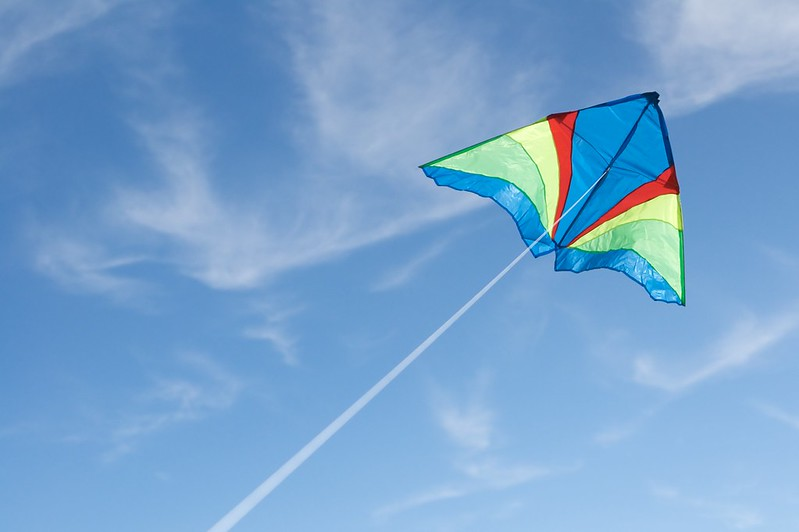
#> input picture PDF-Estimation/3985783648_4702b45d13_c.jpg, 799 x 532 px, found by its file name
$ jupyter execute --allow-errors PDF_Estimation.ipynb   (shell and % lines are left out)
#> lines starting #> are read from the running program, lines starting #| are printed output that depends on the picture
<a href="https://colab.research.google.com/github/rajatc2/Machine-Learning/blob/main/PDF-Estimation/PDF_Estimation.ipynb" target="_parent"></a>

# PDF Estimation

# 0. Prepare Data

[cell 1]
import numpy as np
from matplotlib import pyplot as plt
import time
import faiss
from google.colab import drive
from google.colab.patches import cv2_imshow
import cv2

drive.mount('/content/drive')
datadir = "/content/drive/My Drive/CS441/hw4/" # revise as needed
im = cv2.imread(datadir + '3985783648_4702b45d13_c.jpg')
#> im is the input picture: shape (532, 799, 3); mean B, G, R 206.3, 163.5, 119.6
im = cv2.cvtColor(im, cv2.COLOR_BGR2RGB)/255  # converts to RGB ordering and values between 0 and 1
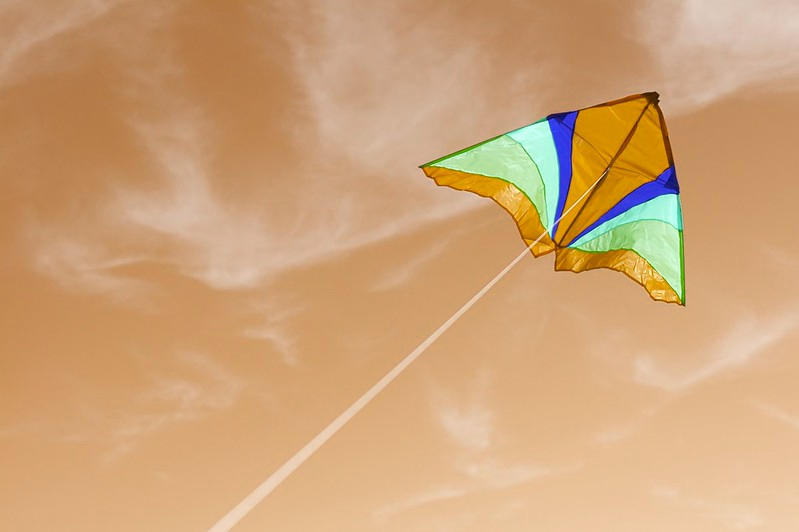
#> im: shape (532, 799, 3) float64; mean B, G, R 0.469, 0.641, 0.809
crop = cv2.imread(datadir + '3985783648_4702b45d13_c_crop.jpg')
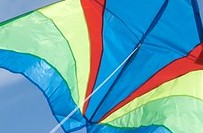
#> input picture PDF-Estimation/3985783648_4702b45d13_c_crop.jpg, 203 x 133 px, found by its file name
#> crop is the input picture: shape (133, 203, 3); mean B, G, R 176, 162.5, 101.4
crop = cv2.cvtColor(crop, cv2.COLOR_BGR2RGB)/255
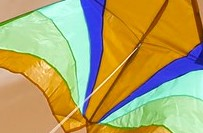
#> crop: shape (133, 203, 3) float64; mean B, G, R 0.398, 0.637, 0.69

[cell 2]
print(im.shape)
#| (532, 799, 3)
print(crop.shape)
#| (133, 203, 3)

h=im.shape[0]
#> h = 532
w=im.shape[1]
#> w = 799
colr=im.shape[2]
#> colr = 3

print(h,w,colr)
#| 532 799 3

[cell 3]
def display_score_maps(im, score_map, thresh):
  '''
    Input: im (h, w, 3): RGB image
           score_map (h, w, 1) or (h*w, 1)
           thresh: floating point threshold, typically between -2 and 2
  '''
  plt.imshow(im)
  plt.axis('off')
  plt.show()
  plt.imshow(np.reshape(score_map, (im.shape[:2])))
  plt.axis('off')
  plt.show()
  plt.imshow(np.reshape(score_map>thresh, (im.shape[0], im.shape[1])), cmap='gray')
  plt.axis('off')
  plt.show()
  plt.imshow(np.tile(np.reshape(score_map>thresh, (im.shape[0], im.shape[1], 1)), (1,1,3))*im)
  plt.axis('off')
  plt.show()

# 1. Per-Dimension Discrete Pdf

[cell 4]
# estimate discrete pdf
def estimate_discrete_pdf(x, K, prior=1):
  '''
    Input: x(nx, ): an array of discrete values from 0 to K-1
           K: number of possible discrete values
           prior: initial count for each discrete value
    Output: p(nvalues, ): p[i] is the estimated probability of discrete value i

    This function can be used for Method 1 and Method 2
  '''
#> called with x = array of shape (425068,), K = 32, prior = 0

  p = np.ones(K,)*prior # initialize p
  # TO DO:
  # (1) loop through values
  # (2) increment element of p corresponding to each value
  # (3) divide by sum of p
  for v in x:
    p[v] += 1
#> this loop made 425068 passes
#> v on passes 1 to 3: 15, 15, 15
#> after the loop, p = 32 values, max 49981 at index 15, min 66 at index 31, mean 13283.4
  ptotal = p.sum()
#> ptotal = 425068
  #print(p)
  #print(ptotal)
  for v in range(len(p)):
    p[v] = p[v] /ptotal
#> this loop made 32 passes
#> after the loop, p = 32 values, max 0.118 at index 15, min 0.000155 at index 31, mean 0.0312
  return p

[cell 5]
# set number of bins K
K=32

# reshape pixels to (h*w, 3)
im_reshaped = im.reshape(-1, 3)
crop_reshaped=crop.reshape(-1, 3)
#print('Reshaped shape:', im_reshaped.shape)
#print(im_reshaped.max(),im_reshaped.min())

# convert continuous values to discrete values ranging from 0 to K-1
# e.g. x-->min(int(x*K), K-1) if x ranges from 0 to 1
#x=min(int(im_reshaped*K), K-1)
im_discrete = np.digitize(im_reshaped, np.arange(K)/K) - 1
crop_discrete = np.digitize(crop_reshaped, np.arange(K)/K) - 1
#print('Shape of discrete array:', im_discrete.shape)
#print('Range of discrete values:', np.min(im_discrete), np.max(im_discrete))

# get pdf for each dimension using estimate_discrete_pdf
im_pdf_r=estimate_discrete_pdf(im_discrete[:, 0], K, prior=0)
#> im_pdf_r has the same summary as p in estimate_discrete_pdf
im_pdf_g=estimate_discrete_pdf(im_discrete[:, 1], K, prior=0)
#> the loop in estimate_discrete_pdf (call 2), `for v in x:` made 425068 passes
#> v on passes 1 to 3: 19, 19, 19
#> the loop in estimate_discrete_pdf (call 2), `for v in range(len(p)):` made 32 passes
#> im_pdf_g = 32 values, max 0.143 at index 20, min 2.35e-05 at index 0, mean 0.0312
im_pdf_b=estimate_discrete_pdf(im_discrete[:, 2], K, prior=0)
#> im_pdf_b = 32 values, max 0.193 at index 25, min 7.53e-05 at index 0, mean 0.0312

crop_pdf_r=estimate_discrete_pdf(crop_discrete[:, 0], K, prior=0)
#> crop_pdf_r = 32 values, max 0.282 at index 0, min 0.00348 at index 31, mean 0.0312
crop_pdf_g=estimate_discrete_pdf(crop_discrete[:, 1], K, prior=0)
#> crop_pdf_g = 32 values, max 0.131 at index 17, min 0.000111 at index 0, mean 0.0312
crop_pdf_b=estimate_discrete_pdf(crop_discrete[:, 2], K, prior=0)
#> crop_pdf_b = 32 values, max 0.161 at index 25, min 0.000667 at index 0, mean 0.0312

# estimate score for each pixel in full image according to log pdfs
score_map=np.zeros((h*w,1))

for i in range(h*w):
    score_map[i]=np.log(crop_pdf_r[im_discrete[i,  0]]*crop_pdf_g[im_discrete[i, 1]]*crop_pdf_b[im_discrete[i, 2]])\
    -np.log(im_pdf_r[im_discrete[i, 0]]*im_pdf_g[im_discrete[i, 1]]*im_pdf_b[im_discrete[i, 2]])

print(score_map.shape)
#| (425068, 1)

# display
display_score_maps(im, score_map, 1)
#> in display_score_maps, `plt.show()`:
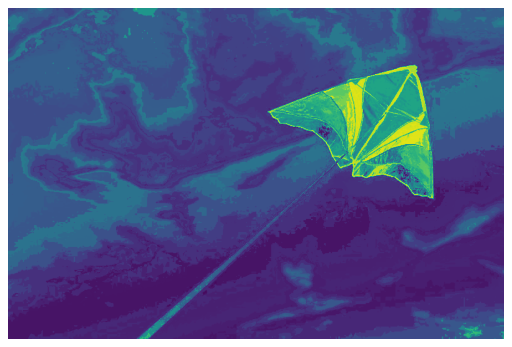
#> figure drawn by matplotlib, 1 panel
#> in display_score_maps, `plt.show()`:
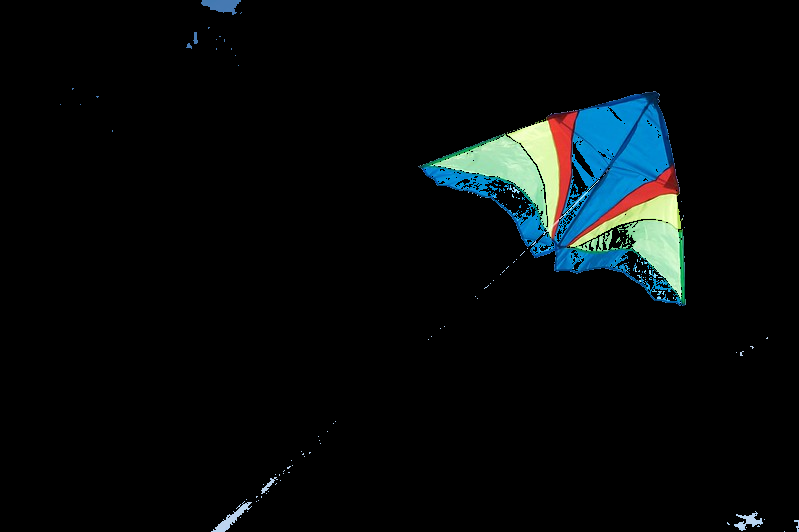
#> shown: shape (532, 799, 3) float64; mean R, G, B 0.0255, 0.0419, 0.0451

[cell 6]
pdf_r, _ = np.histogram(im_discrete[:, 0], bins=K)
#> pdf_r = 32 values, max 49981 at index 15, min 66 at index 31, mean 13283.4
pdf_g, _ = np.histogram(im_discrete[:, 1], bins=K)
#> pdf_g = 32 values, max 60749 at index 20, min 10 at index 0, mean 13283.4
pdf_b, _ = np.histogram(im_discrete[:, 2], bins=K)
#> pdf_b = 32 values, max 82223 at index 25, min 32 at index 0, mean 13283.4
#pdf_g, _ = np.histogram(im_reshaped[:, 1], bins=K, range=(0, K))
#pdf_b, _ = np.histogram(im_reshaped[:, 2], bins=K, range=(0, K))
print(np.sum(pdf_r))
#| 425068
print(np.sum(pdf_g))
#| 425068
print(np.sum(pdf_b))
#| 425068

print(pdf_r)
#| [11748  1538   790   500   360   370   378   367   863 16191 19325 27253
#|  40945 40442 43369 49981 39248 33236 32729 26100 15248  8766  5897  3064
#|    854   556   668  1679  1529   734   274    66]
print(pdf_g)
#| [   10    51   156   233   270   360  1017  1389   560   361   342   338
#|    508   531   735 15315 28802 33099 42567 53006 60749 60068 42603 30897
#|  28502 11625  1693   937  2157  2120  1865  2202]
print(pdf_b)
#| [   32    60   127   183   213   544  1068   608   371   273   280   261
#|    314   325   372   518   632   794   824   788  1031  1729 23129 44627
#|  44325 82223 76588 62122 48242 30963  1067   435]

# Normalize the per-channel probabilities
pdf_r = pdf_r/np.sum(pdf_r)
#> pdf_r has the same summary as p in estimate_discrete_pdf
pdf_g =pdf_g/ np.sum(pdf_g)
#> pdf_g has the same summary as im_pdf_g
pdf_b =pdf_b/ np.sum(pdf_b)
#> pdf_b has the same summary as im_pdf_b

# 2. K-Means

[cell 7]
import faiss

im = cv2.imread(datadir + '3985783648_4702b45d13_c.jpg')
im = cv2.cvtColor(im, cv2.COLOR_BGR2RGB)/255  # converts to RGB ordering and values between 0 and 1
crop = cv2.imread(datadir + '3985783648_4702b45d13_c_crop.jpg')
crop = cv2.cvtColor(crop, cv2.COLOR_BGR2RGB)/255

# set K
K=128

# reshape pixels to (h*w, 3)
im_reshaped = im.reshape(-1, 3)
crop_reshaped=crop.reshape(-1, 3)
dim=im_reshaped.shape[1]
#> dim = 3

# discretize all three color channels together using KMeans
#> (the rest of this cell did not finish here and is left out)

# 3. Gaussian Mixture Model (GMM)

[cell 8]
from sklearn.mixture import GaussianMixture


im = cv2.imread(datadir + '3985783648_4702b45d13_c.jpg')
im = cv2.cvtColor(im, cv2.COLOR_BGR2RGB)/255  # converts to RGB ordering and values between 0 and 1
crop = cv2.imread(datadir + '3985783648_4702b45d13_c_crop.jpg')
crop = cv2.cvtColor(crop, cv2.COLOR_BGR2RGB)/255

# set K
K=5

# reshape pixels to (h*w, 3)
im_reshaped = im.reshape(-1, 3)
crop_reshaped=crop.reshape(-1, 3)
dim=im_reshaped.shape[1]

# get joint pdf using GMMs (choose number of components and other parameters)
im_gmm=GaussianMixture(n_components=K, n_init=3, tol=np.std(im_reshaped)/50,covariance_type='diag', max_iter=100)
im_gmm.fit(im_reshaped)

crop_gmm=GaussianMixture(n_components=K, n_init=3, tol=np.std(im_reshaped)/50,covariance_type='diag', max_iter=100)
crop_gmm.fit(crop_reshaped)

im_gmm_score= im_gmm.score_samples(im_reshaped)
crop_gmm_score= crop_gmm.score_samples(im_reshaped)


# estimate score for each pixel in full image according to log pdfs
score_map=crop_gmm_score - im_gmm_score
print(score_map.shape)
#| (425068,)

# display
display_score_maps(im, score_map, 1)
#> call 2 of display_score_maps, with score_map = array of shape (425068,), thresh = 1
#> in display_score_maps (call 2), `plt.show()`:
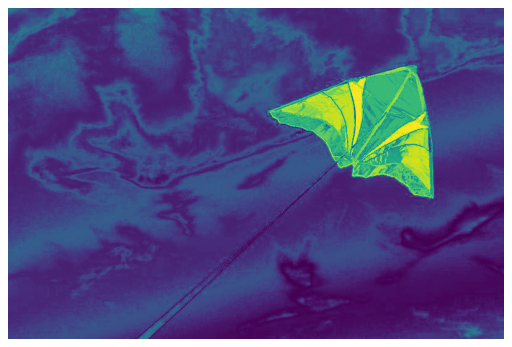
#> figure drawn by matplotlib, 1 panel
#> in display_score_maps (call 2), `plt.show()`:
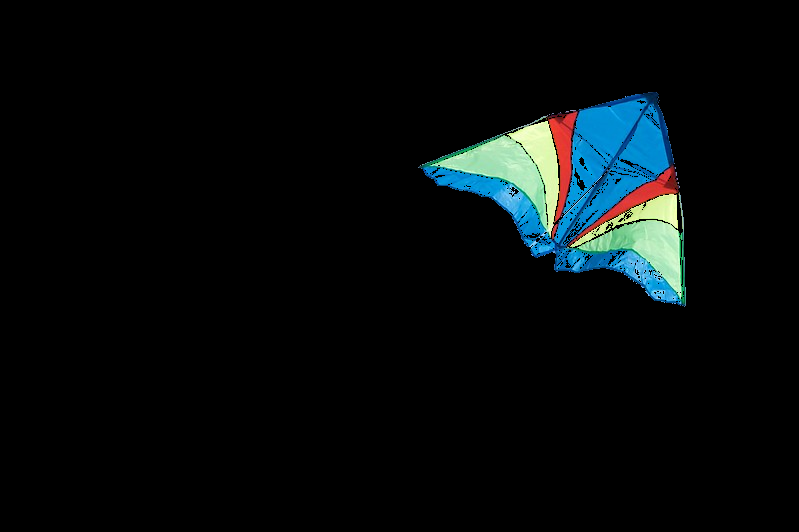
#> shown: shape (532, 799, 3) float64; mean R, G, B 0.0246, 0.0433, 0.0469

# 4. Segmentation (using discrete PDF) after Applying PCA

[cell 9]
from sklearn.decomposition import PCA

# set number of bins K
K=32

im = cv2.imread(datadir + '3985783648_4702b45d13_c.jpg')
im = cv2.cvtColor(im, cv2.COLOR_BGR2RGB)/255  # converts to RGB ordering and values between 0 and 1
crop = cv2.imread(datadir + '3985783648_4702b45d13_c_crop.jpg')
crop = cv2.cvtColor(crop, cv2.COLOR_BGR2RGB)/255

# reshape pixels to (h*w, 3)
im_reshaped = im.reshape(-1, 3)
crop_reshaped=crop.reshape(-1, 3)

pca = PCA()

# Fit the PCA model to the data
pca.fit(im_reshaped)

# Transform the data to the new coordinate system
im_transformed = pca.transform(im_reshaped)
crop_transformed=pca.transform(crop_reshaped)


# convert continuous values to discrete values ranging from 0 to K-1
# e.g. x-->min(int(x*K), K-1) if x ranges from 0 to 1
#x=min(int(im_reshaped*K), K-1)
im_discrete = np.digitize(im_transformed, np.arange(K)/K) - 1
crop_discrete = np.digitize(crop_transformed, np.arange(K)/K) - 1

# get pdf for each dimension using estimate_discrete_pdf
im_pdf_r=estimate_discrete_pdf(im_discrete[:, 0], K, prior=0)
#> im_pdf_r = 32 values, max 0.476 at index 31, min 0 at index 20, mean 0.0312
im_pdf_g=estimate_discrete_pdf(im_discrete[:, 1], K, prior=0)
#> im_pdf_g = 32 values, max 0.443 at index 31, min 0 at index 12, mean 0.0312
im_pdf_b=estimate_discrete_pdf(im_discrete[:, 2], K, prior=0)
#> im_pdf_b = 32 values, max 0.91 at index 31, min 0 at index 15, mean 0.0312

crop_pdf_r=estimate_discrete_pdf(crop_discrete[:, 0], K, prior=0)
#> crop_pdf_r = 32 values, max 0.64 at index 31, min 0 at index 20, mean 0.0312
crop_pdf_g=estimate_discrete_pdf(crop_discrete[:, 1], K, prior=0)
#> crop_pdf_g = 32 values, max 0.534 at index 31, min 0 at index 12, mean 0.0312
crop_pdf_b=estimate_discrete_pdf(crop_discrete[:, 2], K, prior=0)
#> crop_pdf_b = 32 values, max 0.202 at index 2, min 0 at index 13, mean 0.0312

# estimate score for each pixel in full image according to log pdfs
score_map=np.zeros((h*w,1))

for i in range(h*w):
    score_map[i]=np.log(crop_pdf_r[im_discrete[i,  0]]*crop_pdf_g[im_discrete[i, 1]]*crop_pdf_b[im_discrete[i, 2]])\
    -np.log(im_pdf_r[im_discrete[i, 0]]*im_pdf_g[im_discrete[i, 1]]*im_pdf_b[im_discrete[i, 2]])

print(score_map.shape)
#| (425068, 1)

# display
display_score_maps(im, score_map, 1)
#> call 3 of display_score_maps, with score_map = array of shape (425068, 1), thresh = 1
#> in display_score_maps (call 3), `plt.show()`:
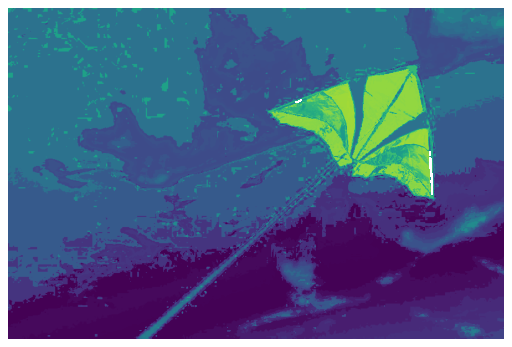
#> figure drawn by matplotlib, 1 panel
#> in display_score_maps (call 3), `plt.show()`:
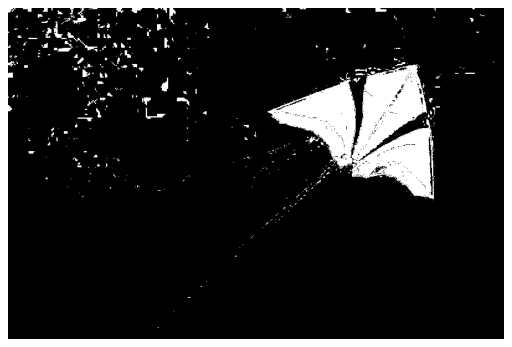
#> figure drawn by matplotlib, 1 panel
#> in display_score_maps (call 3), `plt.show()`:
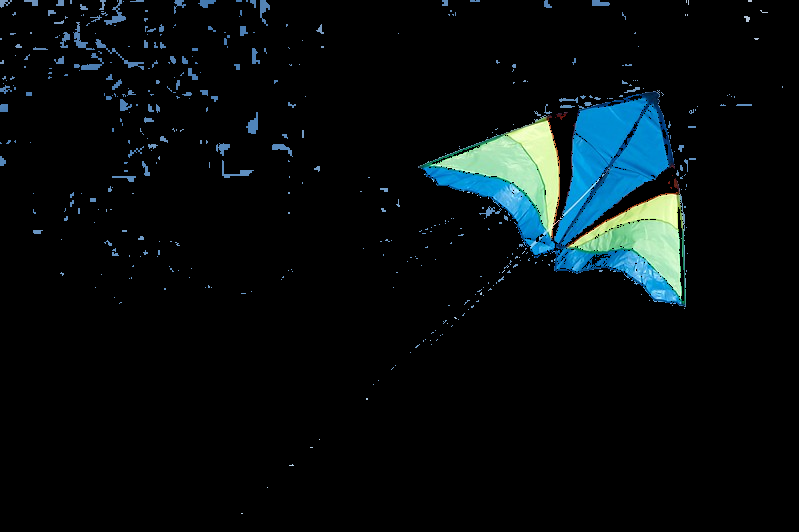
#> shown: shape (532, 799, 3) float64; mean R, G, B 0.0257, 0.0508, 0.0569
